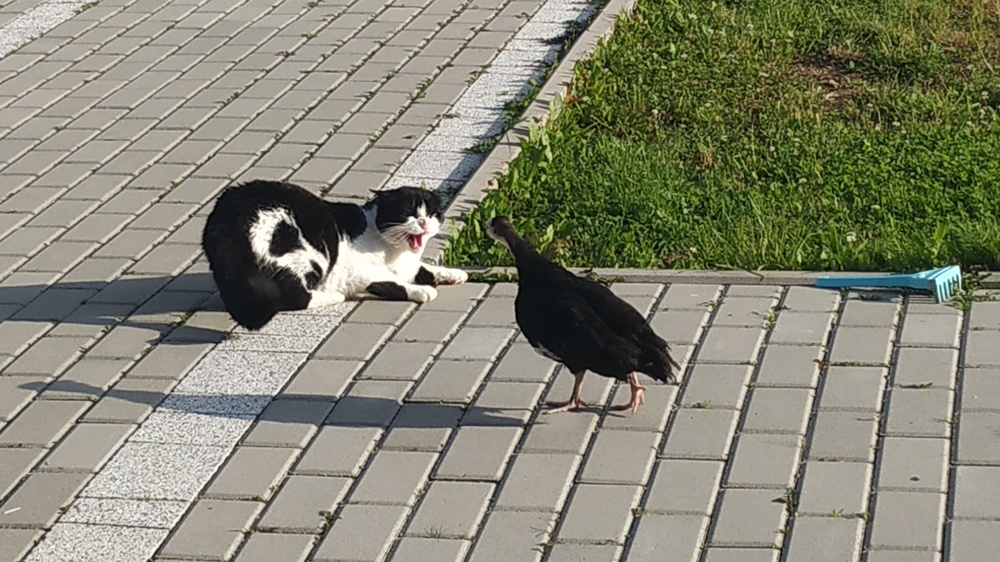
#> input picture Image Processing (Python)/Work_1/img1.jpg, 1000 x 562 px, shrunk from 4000 x 2250 before the run
$ python part1.py
#> lines starting #> are read from the running program, lines starting #| are printed output that depends on the picture
import cv2
import numpy as np

# Υποερώτημα 1
# Η συνάρτηση επιστρέφει την εικόνα (η οποία είναι σε grayscale μορφή)
# με τα pixels τα οποία έχουν τιμή γκρί μικρότερη απο το thresValue
# να έχουν αντικατασταθεί από την αρνητική τιμή τους.
def solarize(originalImage, thresValue):
    return np.where((originalImage < thresValue), originalImage, -originalImage)

# Υποερώτημα 2
# Φορτώνουμε την εικόνα σε grayscale(flag=0)
img_gray = cv2.imread('img1.jpg', 0)
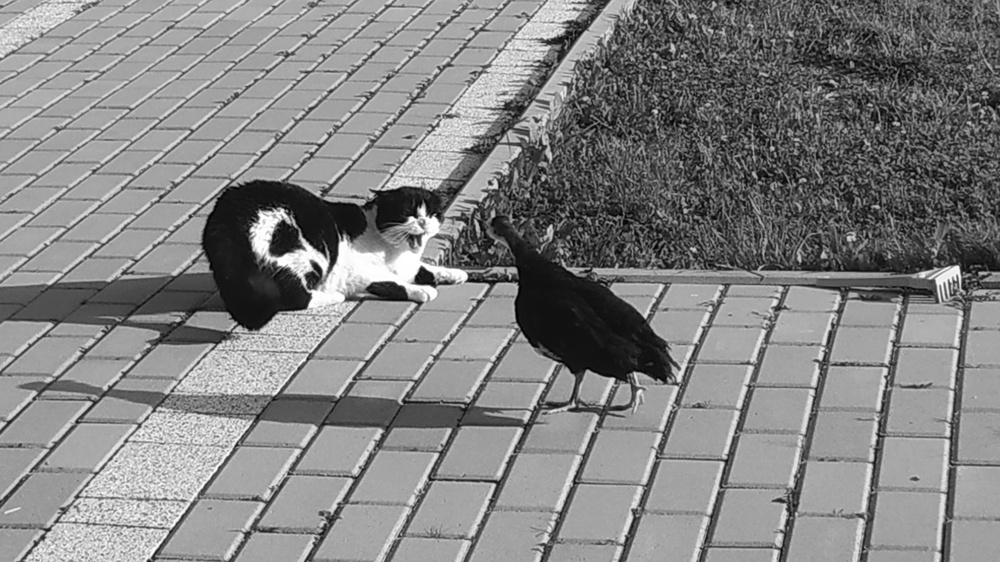
#> img_gray: shape (562, 1000); min 0, max 255, mean 130.9
# Εφαρμόζουμε την συνάρτηση solarize με thresValue 64, 128 και 192
img_sol64 = solarize(img_gray, 64)
#> in solarize, `return np.where((originalImage < thresValue), originalImage, -original..`:
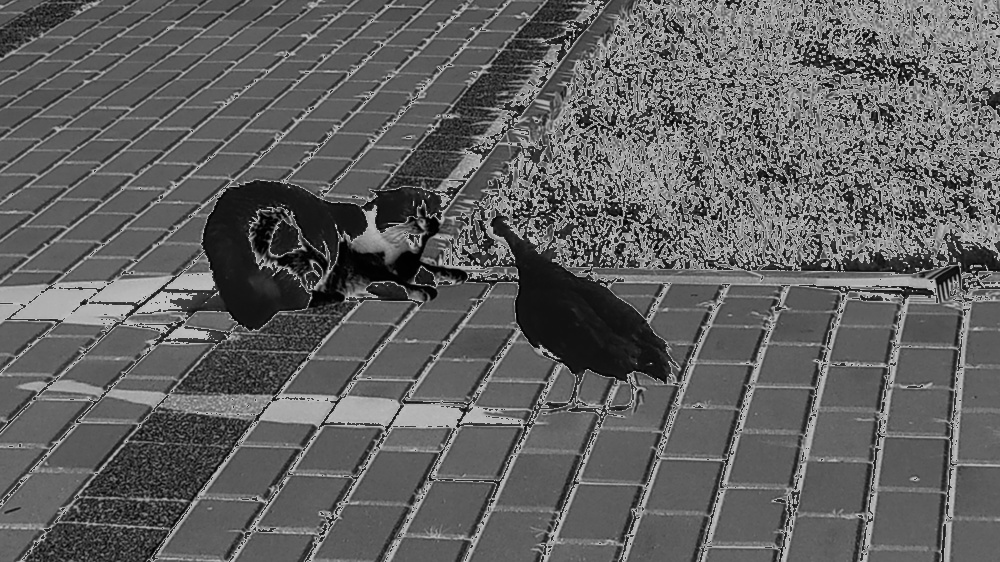
#> returned value: shape (562, 1000); min 0, max 192, mean 96.9
img_sol128 = solarize(img_gray, 128)
#> call 2 of solarize, with thresValue = 128
#> in solarize (call 2), `return np.where((originalImage < thresValue), originalImage, -original..`:
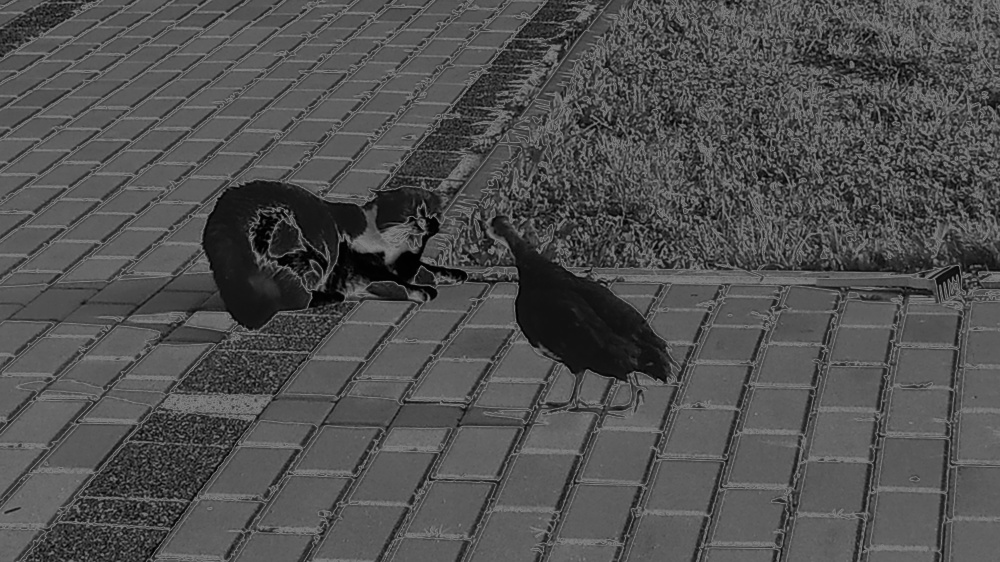
#> returned value: shape (562, 1000); min 0, max 128, mean 80.2
img_sol192 = solarize(img_gray, 192)
#> call 3 of solarize, with thresValue = 192
#> in solarize (call 3), `return np.where((originalImage < thresValue), originalImage, -original..`:
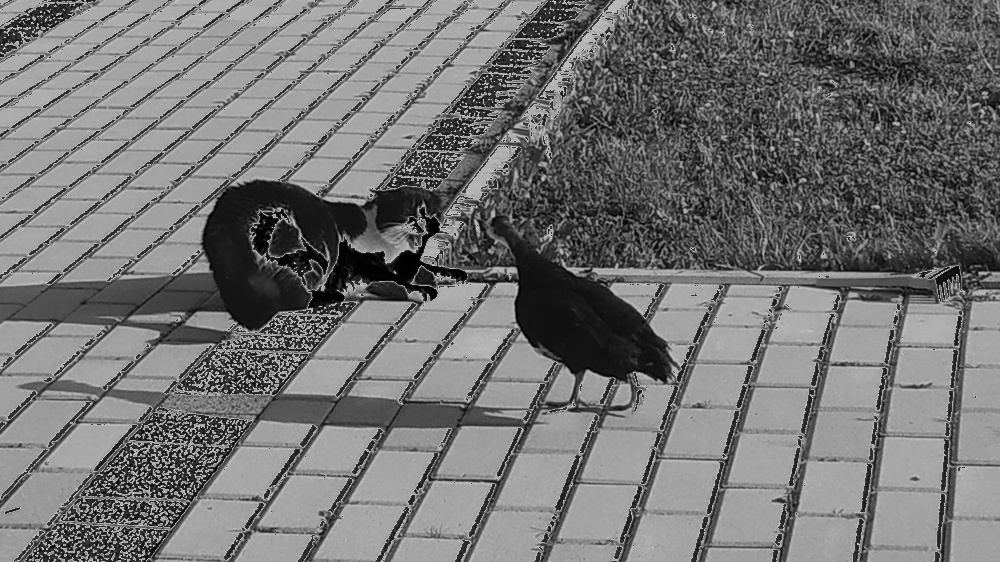
#> returned value: shape (562, 1000); min 0, max 191, mean 115.9

# Υποερώτημα 3
# Εκτύπωση αποτελεσμάτων
cv2.namedWindow('Gray', cv2.WINDOW_NORMAL)
cv2.imshow('Gray', img_gray)
cv2.namedWindow('GraySolarized64', cv2.WINDOW_NORMAL)
cv2.imshow('GraySolarized64', img_sol64)
cv2.namedWindow('GraySolarized128', cv2.WINDOW_NORMAL)
cv2.imshow('GraySolarized128', img_sol128)
cv2.namedWindow('GraySolarized192', cv2.WINDOW_NORMAL)
cv2.imshow('GraySolarized192', img_sol192)

# Αποθήκευση αποτελεσμάτων
cv2.imwrite('img1_gray.jpg', img_gray)
cv2.imwrite('img1_gray_solarized64.jpg', img_sol64)
cv2.imwrite('img1_gray_solarized128.jpg', img_sol128)
cv2.imwrite('img1_gray_solarized192.jpg', img_sol192)

# Αναμονή πλήκτρου και κλείσιμο
cv2.waitKey()
cv2.destroyAllWindows()
